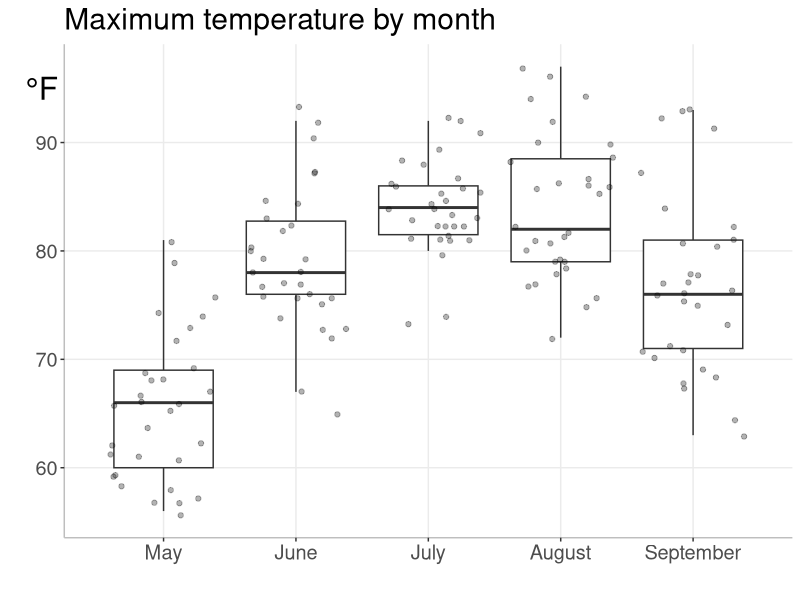
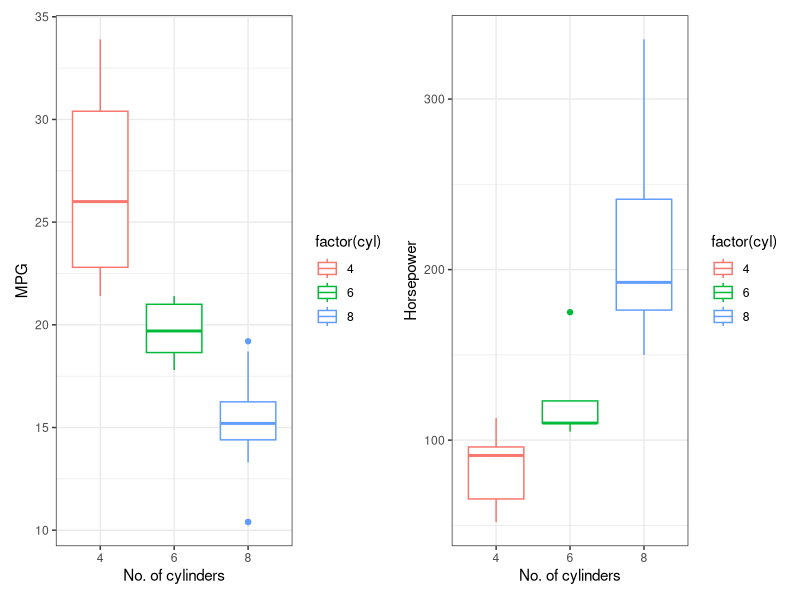
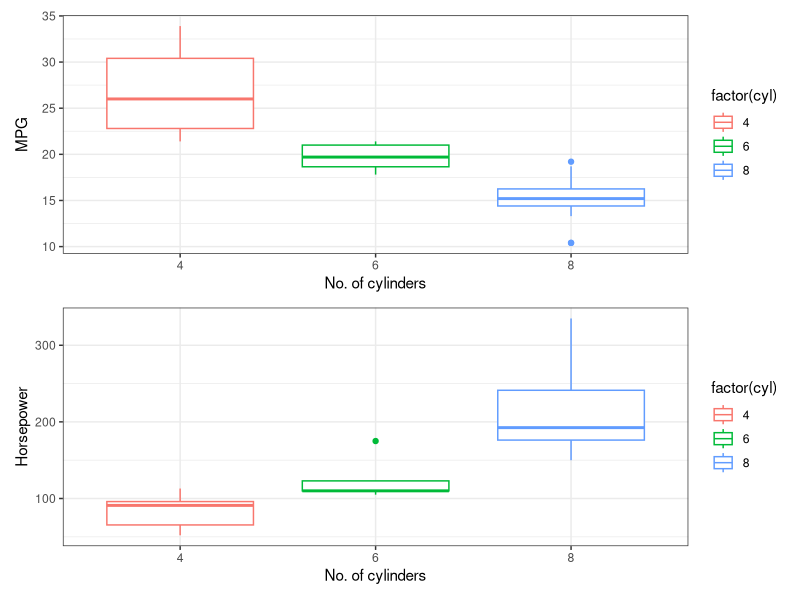
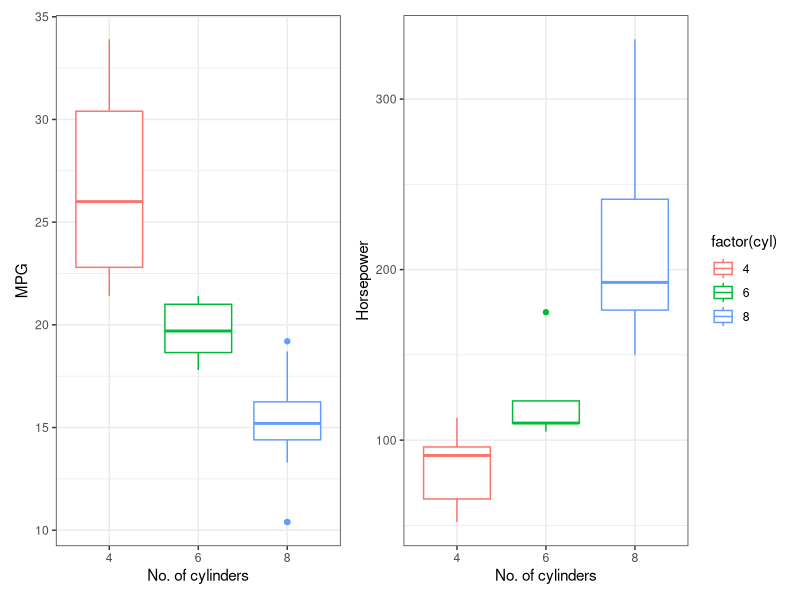

The R source for these figures, in order:
## ---- chunk 1
knitr::opts_chunk$set(fig.width = 7, fig.height = 5)
## ---- chunk 2
library("tidyverse")

ggplot(airquality, aes(`Month`, `Temp`, group = `Month`)) +
    geom_boxplot(outlier.shape = NA) +
    geom_jitter(alpha = 0.3) +
    labs(x = "",
         y = "",
         title="Maximum temperature by month") +
    theme_bw() + 
    scale_x_continuous(breaks = c(5, 6, 7, 8, 9), 
                       labels = c("May", "June", "July", "August", "September")) +
    annotate("text", x = 4.08, y = 95, label="°F", size = 8) +
    coord_cartesian(xlim = c(4.5, 9.5),
                    clip = 'off') +
    theme(panel.grid.minor = element_blank(),
          panel.background = element_blank(), 
          axis.line = element_line(colour = "gray"),
          panel.border = element_blank(),
          text = element_text(size=18)
          )
## ---- chunk 3
if (!requireNamespace("patchwork")) install.packages("patchwork")
if (!requireNamespace("gridExtra")) install.packages("gridExtra")
## ---- chunk 4
library(patchwork)
library(gridExtra)

p_mpg <- ggplot(mtcars, aes(factor(cyl), mpg, color = factor(cyl))) + 
    geom_boxplot() + theme_bw() + xlab("No. of cylinders") + ylab("MPG")

p_hp <- ggplot(mtcars, aes(factor(cyl), hp, color = factor(cyl))) + 
    geom_boxplot() + theme_bw() + xlab("No. of cylinders") + ylab("Horsepower")

p_mpg + p_hp 

p_mpg / p_hp

p_mpg + p_hp + plot_layout(guides = 'collect')
